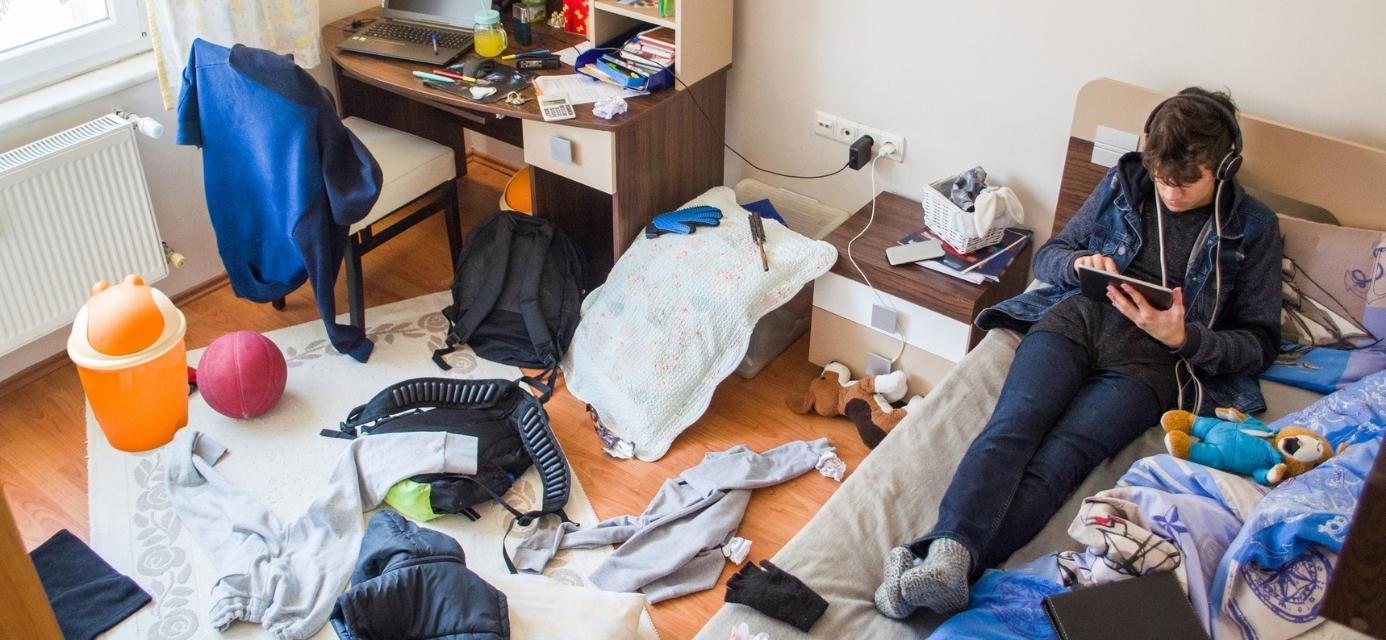
#> input picture test/test.jpg, 1386 x 640 px
$ python image_draw.py
#> lines starting #> are read from the running program, lines starting #| are printed output that depends on the picture; after the words box and inside, x2 and y2 are one past the last pixel; in counts of white or black regions, pixels touching at a corner belong together
import cv2

def draw_bounding_box(image_path, start_point, end_point, color=(0, 255, 0), thickness=2):
    # Load the image
#> called with image_path = 'test.jpg', start_point = (100, 580), end_point = (998, 999), color = (0, 255, 0), thickness = 2
    image = cv2.imread(image_path)
#> image is the input picture: shape (640, 1386, 3); mean B, G, R 134.8, 135.8, 145.1

    # Draw a rectangle (bounding box) on the image
    cv2.rectangle(image, start_point, end_point, color, thickness)
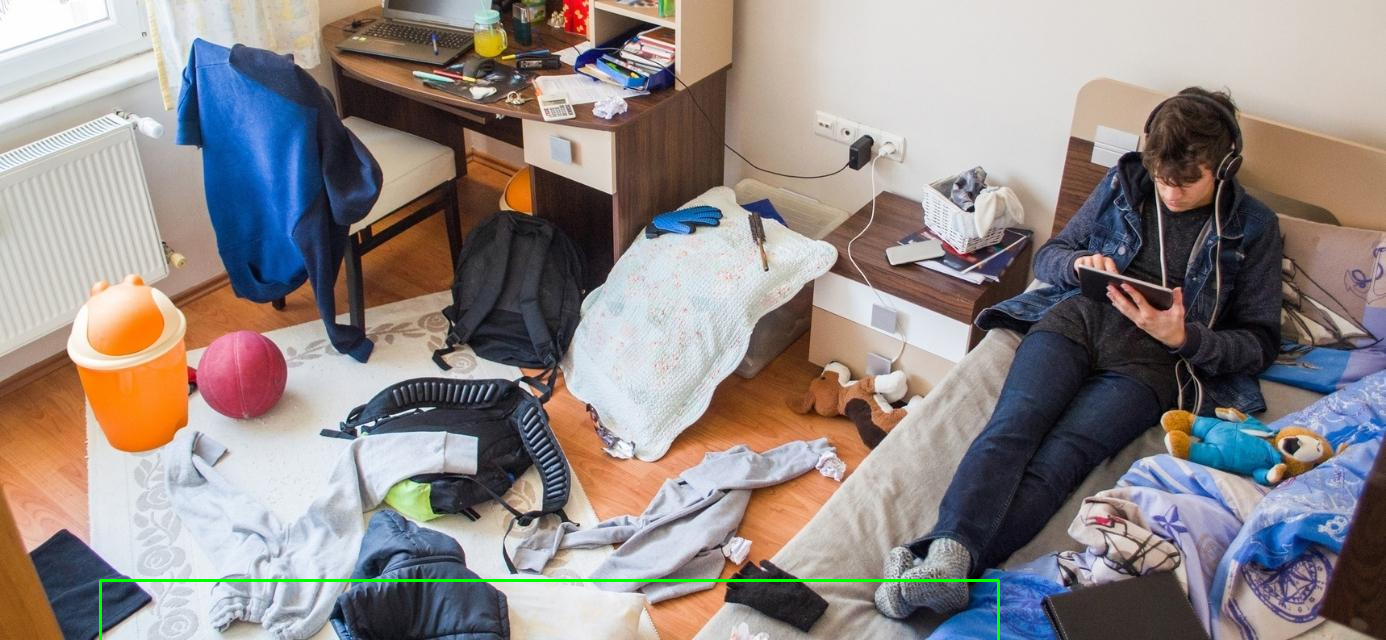
#> image: shape (640, 1386, 3); 0.34% of pixels changed, all inside (x1, y1, x2, y2) = (99, 579, 1000, 640)

    # Show the image with bounding box
    cv2.imshow("Image with Bounding Box", image)

    # Wait for any key press to close the image window
    cv2.waitKey(0)
    cv2.destroyAllWindows()

    # Optionally save the image with the bounding box
    # cv2.imwrite('output_with_bounding_box.jpg', image)

# Example usage
image_path = 'test.jpg'  # Replace with your image path
start_point = (int(100), int(580))         # Top-left corner of the bounding box (x, y)
end_point = (int(998), int(999))       # Bottom-right corner of the bounding box (x, y)

draw_bounding_box(image_path, start_point, end_point)
